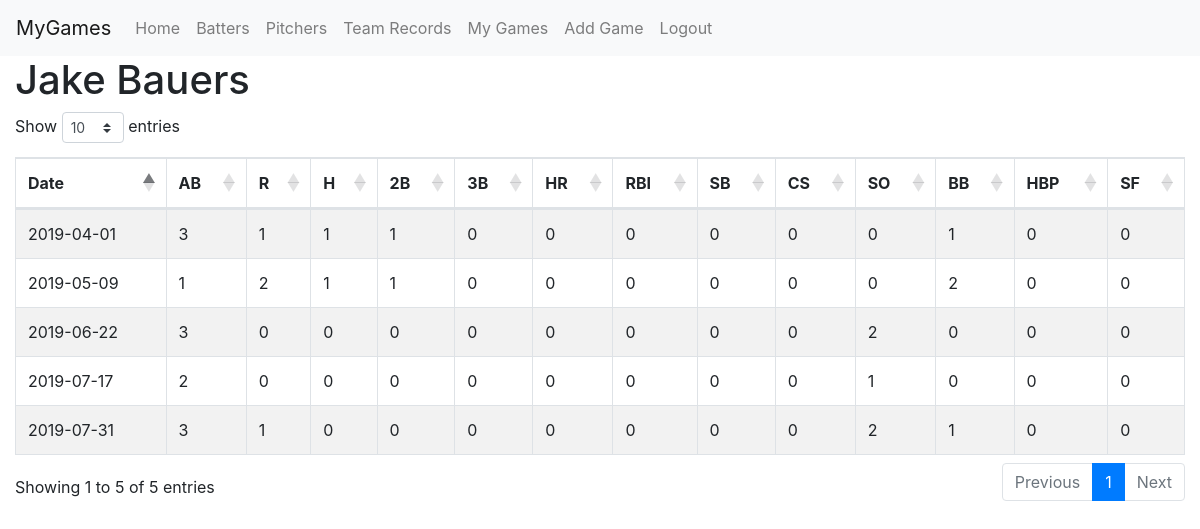
The app's page /batter/641343 (signed in), older data.
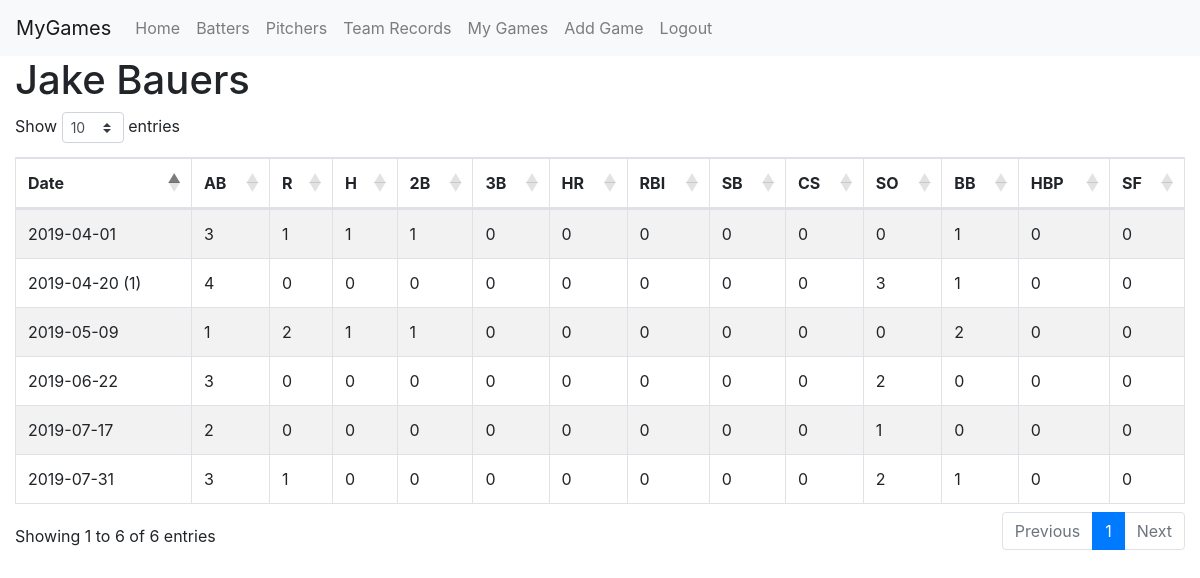
The same page, newer data.
### app/models.py (models this page shows, shortened)
class Game(db.Model):
	id = db.Column(db.Integer, primary_key=True)
	game_pk = db.Column(db.Integer, db.ForeignKey('game_data.game_pk'), index=True)
	user_id = db.Column(db.Integer, db.ForeignKey('user.id'))

class GameData(db.Model):
	game_pk = db.Column(db.Integer, primary_key=True)
	date = db.Column(db.String(10))
	dh_status = db.Column(db.Integer, default=None)
	home_team = db.Column(db.String(32), index=True)
	home_score = db.Column(db.Integer)
	away_team = db.Column(db.String(32), index=True)
	away_score = db.Column(db.Integer)
	player_data_added = db.Column(db.Boolean, default=False)

class BatGame(db.Model):
	id = db.Column(db.Integer, primary_key=True)
	game_pk = db.Column(db.Integer, db.ForeignKey('game_data.game_pk'), index=True)
	batter_id = db.Column(db.Integer, db.ForeignKey('player_data.id'), index=True)
	ab = db.Column(db.Integer)
	r = db.Column(db.Integer)
	h = db.Column(db.Integer)
	doubles = db.Column(db.Integer)
	triples = db.Column(db.Integer)
	hr = db.Column(db.Integer)
	rbi = db.Column(db.Integer)
	sb = db.Column(db.Integer)
	cs = db.Column(db.Integer)
	k = db.Column(db.Integer)
	bb = db.Column(db.Integer)
	hbp = db.Column(db.Integer)
	sf = db.Column(db.Integer)

### app/routes.py (the view)
@app.route('/batter/<player_id>')
@login_required
def batter_games(player_id):
	name = PlayerData.query.filter(PlayerData.id==player_id).first().name
	q = db.session.query(Game, BatGame, GameData).\
				   filter(Game.game_pk==BatGame.game_pk).\
				   filter(Game.game_pk==GameData.game_pk).\
				   filter(Game.user_id==current_user.id).\
				   filter(BatGame.batter_id==player_id).\
				   order_by(GameData.date).\
				   all()
	return render_template("batter.html", name=name, rows=q)

### app/models.py (called while the page is built)
@login.user_loader
def load_user(id):
	return User.query.get(int(id))

### app/templates/batter.html
{% extends "sort_table.html" %}
{% block app_content %}
<h1>{{ name }}</h1>
<table id="pitchers"
       class="table table-striped table-bordered sort-table"
       data-order='[[0, "asc"]]'>
	<thead>
		<tr>
			<th>Date</th>
			<th>AB</th>
			<th>R</th>
			<th>H</th>
			<th>2B</th>
			<th>3B</th>
			<th>HR</th>
			<th>RBI</th>
			<th>SB</th>
			<th>CS</th>
			<th>SO</th>
			<th>BB</th>
			<th>HBP</th>
			<th>SF</th>
		</tr>
	</thead>
	<tbody>
		{% for row in rows %}
		<tr>
			<td>{{ row[2]['date'] }} {% if row[2].dh_status %}({{row[2].dh_status}}){% endif %}</td>
			<td>{{ row[1]['ab'] }}</td>
			<td>{{ row[1]['r'] }}</td>
			<td>{{ row[1]['h'] }}</td>
			<td>{{ row[1]['doubles'] }}</td>
			<td>{{ row[1]['triples'] }}</td>
			<td>{{ row[1]['hr'] }}</td>
			<td>{{ row[1]['rbi'] }}</td>
			<td>{{ row[1]['sb'] }}</td>
			<td>{{ row[1]['cs'] }}</td>
			<td>{{ row[1]['k'] }}</td>
			<td>{{ row[1]['bb'] }}</td>
			<td>{{ row[1]['hbp'] }}</td>
			<td>{{ row[1]['sf'] }}</td>
		</tr>
		{% endfor %}
	</tbody>
</table>
{% endblock %}

Row changes from the older to the newer data that the page shows:
added Game: date "2019-04-20", dh_status "1", ab "4", r "0", h "0", doubles "0", triples "0", hr "0", rbi "0", sb "0", cs "0", k "3", bb "1", hbp "0", sf "0"
Text that changed along with them:
text written by a page script: "Show entries Showing 1 to 5 of 5 entries Previous 1 Next" → "Show entries Showing 1 to 6 of 6 entries Previous 1 Next"
